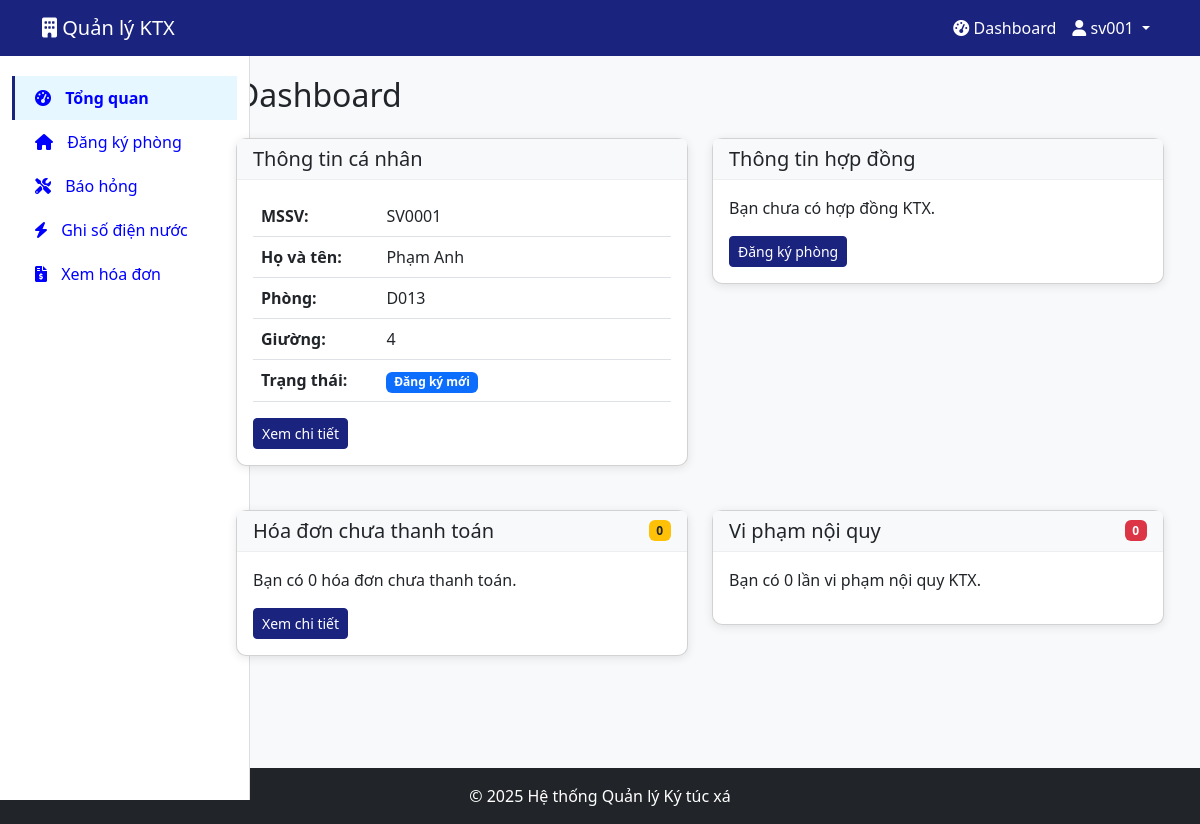
Page /dashboard/ (signed in) on the earlier database version.
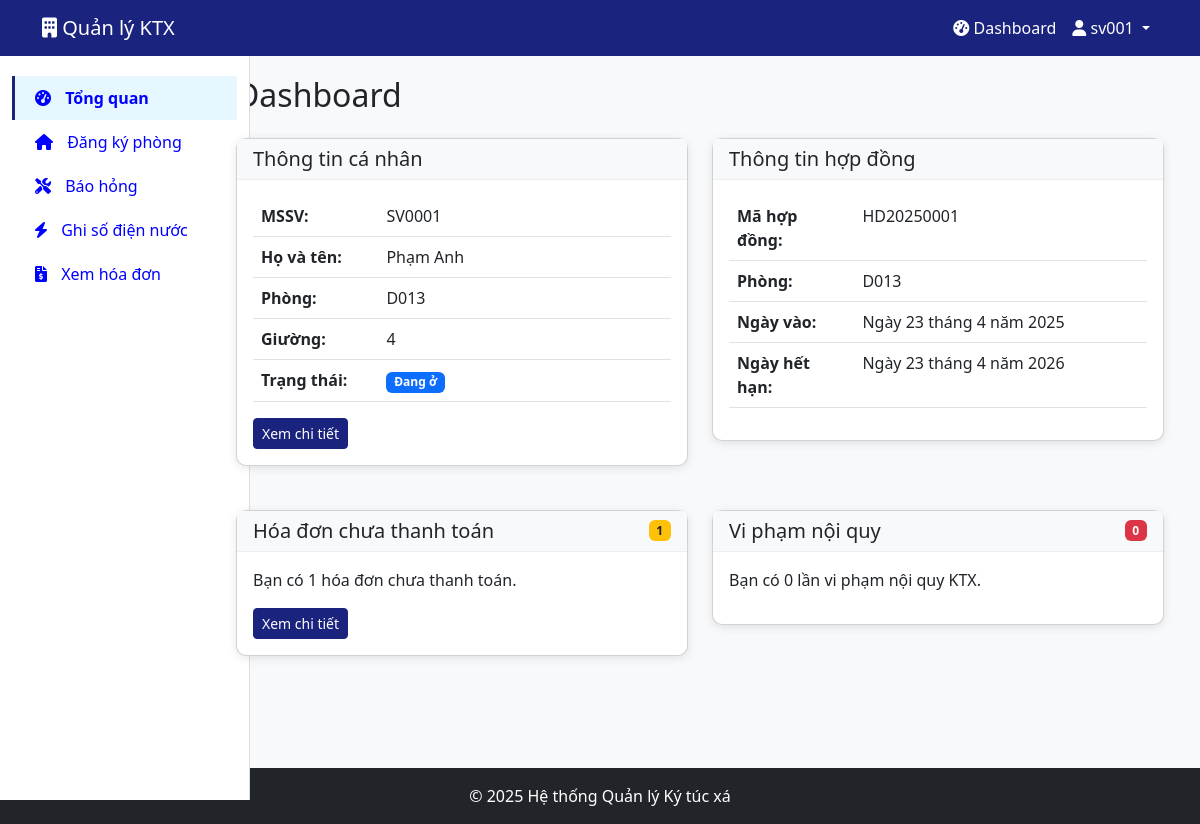
Same page on the later database version.
### dormitory/models.py (models this page shows, shortened)
class SinhVien(models.Model):
    mssv = models.CharField(max_length=20, primary_key=True)
    ho_ten = models.CharField(max_length=50)
    cccd = models.CharField(max_length=12)
    ngay_sinh = models.DateField()
    gioi_tinh = models.BooleanField()
    que_quan = models.CharField(max_length=100)
    trang_thai = models.CharField(max_length=20)
    so_phong = models.CharField(max_length=20)
    so_giuong = models.IntegerField()
    tai_khoan = models.OneToOneField(TaiKhoan, on_delete=models.CASCADE)

class HopDong(models.Model):
    ma_hop_dong = models.CharField(max_length=20, primary_key=True)
    ngay_vao = models.DateField()
    ngay_ra = models.DateField()
    ma_phong = models.ForeignKey(Phong, on_delete=models.CASCADE)
    mssv = models.ForeignKey(SinhVien, on_delete=models.CASCADE)

class Phong(models.Model):
    ma_phong = models.CharField(max_length=20, primary_key=True)
    so_luong_sv = models.IntegerField()
    loai_phong = models.ForeignKey(LoaiPhong, on_delete=models.CASCADE)
    day_phong = models.ForeignKey(DayPhong, on_delete=models.CASCADE)
    gia = models.IntegerField()
    danh_sach_sv = models.TextField(blank=True, null=True)
    trang_thai = models.CharField(max_length=20)
    def __str__(self):
        return self.ma_phong

### dormitory/views.py (the view)
# urls.py: path('dashboard/', views.dashboard, name='dashboard'),
@login_required
def dashboard(request):
    tai_khoan = TaiKhoan.objects.get(user=request.user)
    if tai_khoan.role == 'manager':
        tong_sinh_vien = SinhVien.objects.count()
        tong_phong = Phong.objects.count()
        phong_trong = Phong.objects.filter(so_luong_sv__lt=F('loai_phong__so_luong')).count()
        don_dang_ky_moi = DonDangKy.objects.filter(trang_thai='Chờ duyệt').count()
        bao_hong_moi = BaoHong.objects.filter(trang_thai='Chờ xử lý').count()
        context = {
            'tong_sinh_vien': tong_sinh_vien,
            'tong_phong': tong_phong,
            'phong_trong': phong_trong,
            'don_dang_ky_moi': don_dang_ky_moi,
            'bao_hong_moi': bao_hong_moi,
            'role': 'manager'
        }
    else:
        sinh_vien = SinhVien.objects.get(tai_khoan=tai_khoan)
        try:
            hop_dong = HopDong.objects.filter(mssv=sinh_vien).order_by('-ngay_vao').first()
            hoa_don_chua_tt = HoaDon.objects.filter(mssv=sinh_vien, ngay_thanh_toan=None).count()
            vi_pham = ViPham.objects.filter(mssv=sinh_vien).count()
            context = {
                'sinh_vien': sinh_vien,
                'hop_dong': hop_dong,
                'hoa_don_chua_tt': hoa_don_chua_tt,
                'vi_pham': vi_pham,
                'role': 'student',
                'so_phong': sinh_vien.so_phong,
            }
        except Exception as e:
            context = {
                'sinh_vien': sinh_vien,
                'error': str(e),
                'role': 'student'
            }
    return render(request, 'dormitory/dashboard.html', context)

### dormitory/templates/dormitory/dashboard.html (shortened to what the changed rows need)
{% extends 'base.html' %}
{% block content %}
<div class="container">
    <h2 class="mb-4">Dashboard</h2>
    {% if role == 'manager' %}
        <div class="row">
            <div class="col-md-4 mb-4">
                <div class="card bg-primary text-white">
                    <div class="card-body">
                        <div class="d-flex justify-content-between align-items-center">
                            <div>
                                <h6 class="card-title">Tổng số sinh viên</h6>
                                <h3 class="mb-0">{{ tong_sinh_vien }}</h3>
                            </div>
                            <i class="fas fa-user-graduate fa-3x"></i>
                        </div>
                    </div>
                </div>
            </div>
            <div class="col-md-4 mb-4">
                <div class="card bg-success text-white">
                    <div class="card-body">
                        <div class="d-flex justify-content-between align-items-center">
                            <div>
                                <h6 class="card-title">Tổng số phòng</h6>
                                <h3 class="mb-0">{{ tong_phong }}</h3>
                            </div>
                            <i class="fas fa-door-open fa-3x"></i>
                        </div>
                    </div>
                </div>
            </div>
            <div class="col-md-4 mb-4">
                <div class="card bg-info text-white">
                    <div class="card-body">
                        <div class="d-flex justify-content-between align-items-center">
                            <div>
                                <h6 class="card-title">Phòng trống</h6>
                                <h3 class="mb-0">{{ phong_trong }}</h3>
                            </div>
                            <i class="fas fa-home fa-3x"></i>
                        </div>
                    </div>
                </div>
            </div>
        </div>
        <div class="row">
            <div class="col-md-6 mb-4">
                <div class="card">
                    <div class="card-header d-flex justify-content-between align-items-center">
                        <h5 class="mb-0">Đơn đăng ký mới</h5>
                        <span class="badge bg-primary">{{ don_dang_ky_moi }}</span>
                    </div>
                    <div class="card-body">
                        <p>Bạn có {{ don_dang_ky_moi }} đơn đăng ký đang chờ xử lý.</p>
                        <a href="{% url 'quan_ly_don_dang_ky' %}" class="btn btn-sm btn-primary">Xem chi tiết</a>
                    </div>
                </div>
            </div>
            <div class="col-md-6 mb-4">
                <div class="card">
                    <div class="card-header d-flex justify-content-between align-items-center">
                        <h5 class="mb-0">Báo hỏng mới</h5>
                        <span class="badge bg-danger">{{ bao_hong_moi }}</span>
                    </div>
                    <div class="card-body">
                        <p>Bạn có {{ bao_hong_moi }} báo hỏng đang chờ xử lý.</p>
                        <a href="{% url 'quan_ly_bao_hong' %}" class="btn btn-sm btn-primary">Xem chi tiết</a>
                    </div>
                </div>
            </div>
        </div>
        <div class="row">
            <div class="col-md-12">
                <div class="card">
                    <div class="card-header">
                        <h5 class="mb-0">Thống kê tổng quan</h5>
                    </div>
                    <div class="card-body">
                        <canvas id="dashboardChart" width="400" height="200"></canvas>
                    </div>
                </div>
            </div>
        </div>
    {% elif role == 'student' %}
        <div class="row">
            <div class="col-md-6 mb-4">
                <div class="card">
                    <div class="card-header">
                        <h5 class="mb-0">Thông tin cá nhân</h5>
                    </div>
                    <div class="card-body">
                        <table class="table">
                            <tr>
                                <th style="width: 30%;">MSSV:</th>
                                <td>{{ sinh_vien.mssv }}</td>
                            </tr>
                            <tr>
                                <th>Họ và tên:</th>
                                <td>{{ sinh_vien.ho_ten }}</td>
                            </tr>
                            <tr>
                                <th>Phòng:</th>
                                <td>{{ sinh_vien.so_phong }}</td>
                            </tr>
                            <tr>
                                <th>Giường:</th>
                                <td>{% if sinh_vien.so_giuong %}{{ sinh_vien.so_giuong }}{% else %}Chưa có{% endif %}</td>
                            </tr>
                            <tr>
                                <th>Trạng thái:</th>
                                <td><span class="badge bg-primary">{{ sinh_vien.trang_thai }}</span></td>
                            </tr>
                        </table>
                        <div class="mt-3">
                            <a href="{% url 'profile' %}" class="btn btn-sm btn-primary">Xem chi tiết</a>
                        </div>
                    </div>
                </div>
            </div>
            <div class="col-md-6 mb-4">
                <div class="card">
                    <div class="card-header">
                        <h5 class="mb-0">Thông tin hợp đồng</h5>
                    </div>
                    <div class="card-body">
                        {% if hop_dong %}
                            <table class="table">
                                <tr>
                                    <th style="width: 30%;">Mã hợp đồng:</th>
                                    <td>{{ hop_dong.ma_hop_dong }}</td>
                                </tr>
                                <tr>
                                    <th>Phòng:</th>
                                    <td>{{ hop_dong.ma_phong }}</td>
                                </tr>
                                <tr>
                                    <th>Ngày vào:</th>
                                    <td>{{ hop_dong.ngay_vao }}</td>
                                </tr>
                                <tr>
                                    <th>Ngày hết hạn:</th>
                                    <td>{{ hop_dong.ngay_ra }}</td>
                                </tr>
                            </table>
                        {% else %}
                            <p class="mb-0">Bạn chưa có hợp đồng KTX.</p>
                            <div class="mt-3">
                                <a href="{% url 'dang_ky_phong' %}" class="btn btn-sm btn-primary">Đăng ký phòng</a>
                            </div>
                        {% endif %}
                    </div>
                </div>
            </div>
        </div>
        <div class="row">
            <div class="col-md-6 mb-4">
                <div class="card">
                    <div class="card-header d-flex justify-content-between align-items-center">
                        <h5 class="mb-0">Hóa đơn chưa thanh toán</h5>
                        <span class="badge bg-warning text-dark">{{ hoa_don_chua_tt }}</span>
                    </div>
                    <div class="card-body">
                        <p>Bạn có {{ hoa_don_chua_tt }} hóa đơn chưa thanh toán.</p>
                        <a href="{% url 'xem_hoa_don' %}" class="btn btn-sm btn-primary">Xem chi tiết</a>
                    </div>
                </div>
            </div>
            <div class="col-md-6 mb-4">
                <div class="card">
                    <div class="card-header d-flex justify-content-between align-items-center">
                        <h5 class="mb-0">Vi phạm nội quy</h5>
                        <span class="badge bg-danger">{{ vi_pham }}</span>
                    </div>
                    <div class="card-body">
                        <p>Bạn có {{ vi_pham }} lần vi phạm nội quy KTX.</p>
                    </div>
                </div>
            </div>
        </div>
    {% endif %}
</div>
{% endblock %}

Differences in the rows shown:
changed SinhVien "SV0001": trang_thai "Đăng ký mới" → "Đang ở"
added HopDong: ma_hop_dong "HD20250001", ma_phong "D013", ngay_vao "Ngày 23 tháng 4 năm 2025", ngay_ra "Ngày 23 tháng 4 năm 2026"
Other differences:
{{ hoa_don_chua_tt }}: "0" → "1"
text no longer shown: "Bạn chưa có hợp đồng KTX. Đăng ký phòng"
text now shown: "Mã hợp đồng: Phòng: Ngày vào: Ngày hết hạn:"
